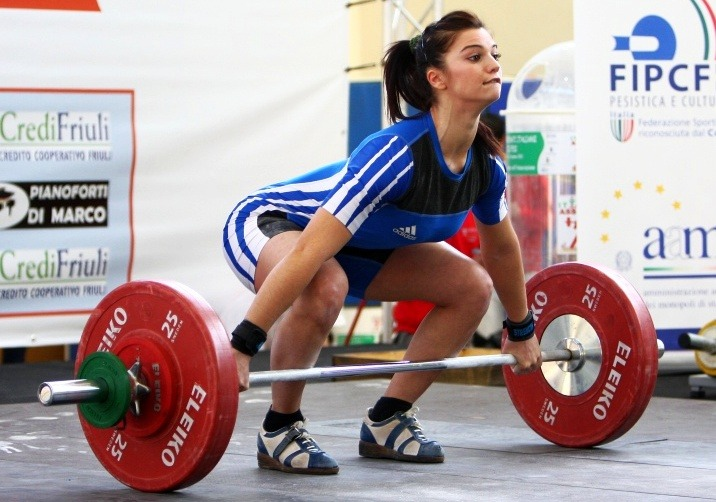
#> input picture 영상처리 튜토리얼/images/test.jpg, 716 x 502 px
$ python '23.이미지히스토그램.py'
#> lines starting #> are read from the running program, lines starting #| are printed output that depends on the picture
import numpy as np
import cv2
import matplotlib.pyplot as plt

def histogram():
    img1 = cv2.imread('images/test.jpg',cv2.IMREAD_GRAYSCALE)
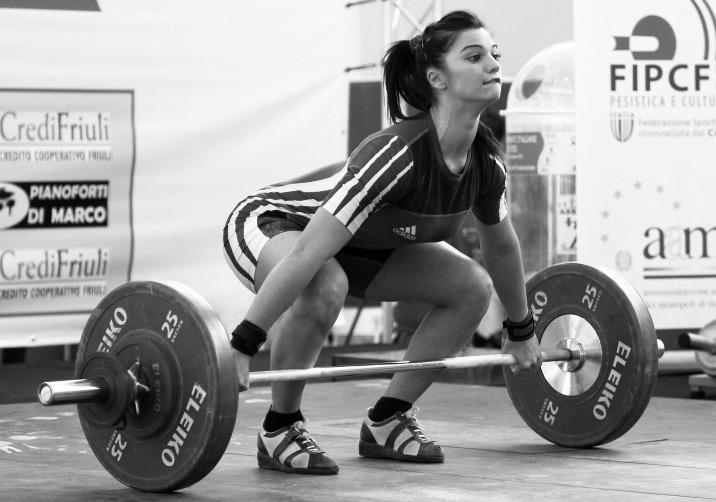
#> img1: shape (502, 716); min 0, max 255, mean 157
    img2 = cv2.imread('images/test.jpg')
#> img2 is the input picture: shape (502, 716, 3); mean B, G, R 154.6, 152.2, 167.4

    hist1 = cv2.calcHist([img1],[0],None,[256],[0,256])
#> hist1 = 256 values, max 10382 at index 243, min 150 at index 254, mean 1404

    hist2, bins = np.histogram(img1.ravel(),256,[0,256])
#> hist2 has the same summary as hist1; bins = 257 values from 0 to 256

    hist3 = np.bincount(img1.ravel(),minlength=256)
#> hist3 has the same summary as hist1

    plt.hist(img1.ravel(),256,[0,256])

    color = ('b','g','r')
    for i, col in enumerate(color):
        hist = cv2.calcHist([img2],[i],None,[256],[0,256])
        plt.plot(hist,color=col)
        plt.xlim([0,256])

    plt.show()
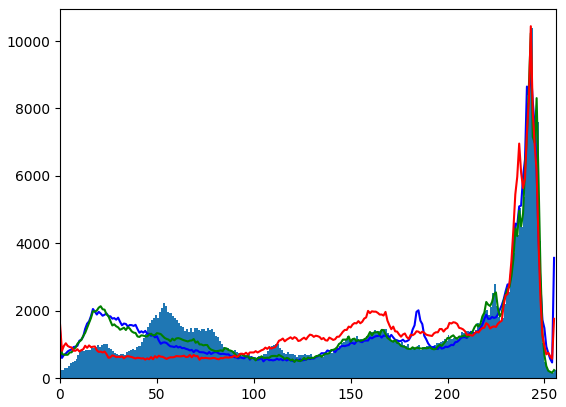
#> figure drawn by matplotlib, 1 panel; tallest bar 10382 high, from x = 243 to 244; curve peaks at x = 243, y = 9180; curve peaks at x = 243, y = 10231; curve peaks at x = 243, y = 10439

histogram()

$ run again, with 영상처리 튜토리얼/images/face.jpg copied over 영상처리 튜토리얼/images/test.jpg
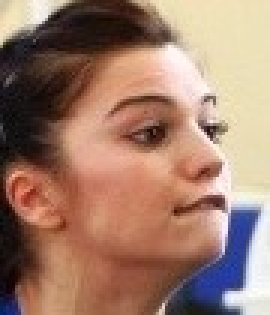
#> input picture 영상처리 튜토리얼/images/face.jpg, 90 x 105 px (shown 3 times larger)
#> in histogram, `img1 = cv2.imread('images/test.jpg',cv2.IMREAD_GRAYSCALE)`:
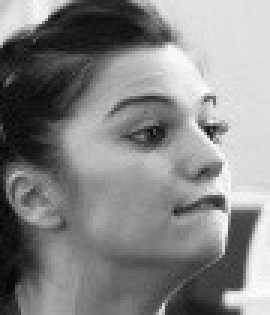
#> img1: shape (105, 90) (shown 3 times larger); min 2, max 255, mean 133.5
#> in histogram, img2 is the input picture: shape (105, 90, 3); mean B, G, R 107.8, 124.9, 159.9
#> hist1 = 256 values, max 306 at index 224, min 0 at index 0, mean 36.91
#> hist2 has the same summary as hist1; bins = 257 values from 0 to 256
#> hist3 has the same summary as hist1
#> in histogram, `plt.show()`:
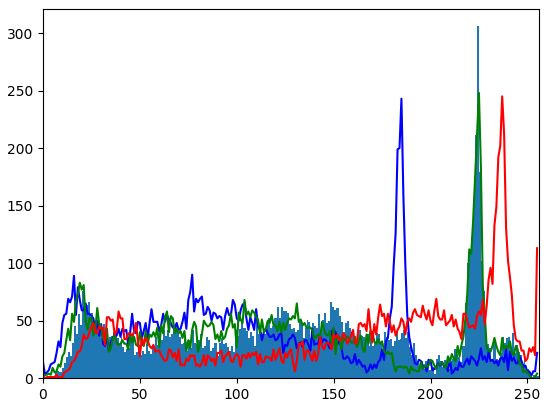
#> figure drawn by matplotlib, 1 panel; tallest bar 306 high, from x = 224 to 225; curve peaks at x = 185, y = 243; curve peaks at x = 225, y = 248; curve peaks at x = 237, y = 245

$ run again, with 영상처리 튜토리얼/images/earth.PNG saved as 영상처리 튜토리얼/images/test.jpg
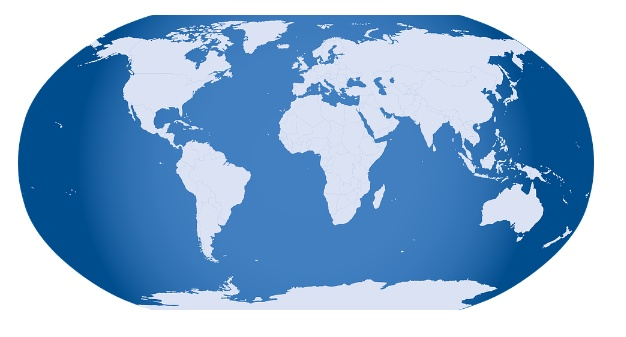
#> input picture 영상처리 튜토리얼/images/earth.PNG, 626 x 337 px
#> in histogram, `img1 = cv2.imread('images/test.jpg',cv2.IMREAD_GRAYSCALE)`:
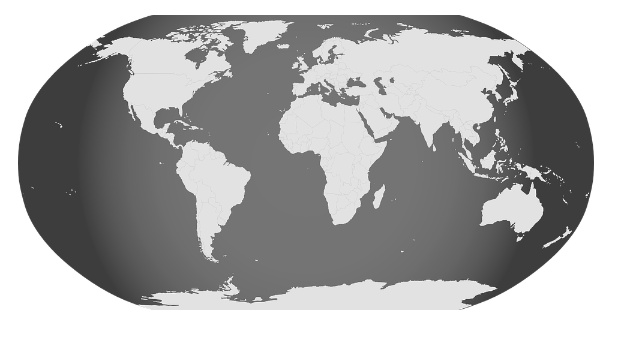
#> img1: shape (337, 626); min 42, max 255, mean 170.3
#> in histogram, img2 is the input picture: shape (337, 626, 3); mean B, G, R 211.7, 176.5, 142.2
#> hist1 = 256 values, max 60212 at index 255, min 0 at index 0, mean 824.1
#> hist2 has the same summary as hist1; bins = 257 values from 0 to 256
#> hist3 has the same summary as hist1
#> in histogram, `plt.show()`:
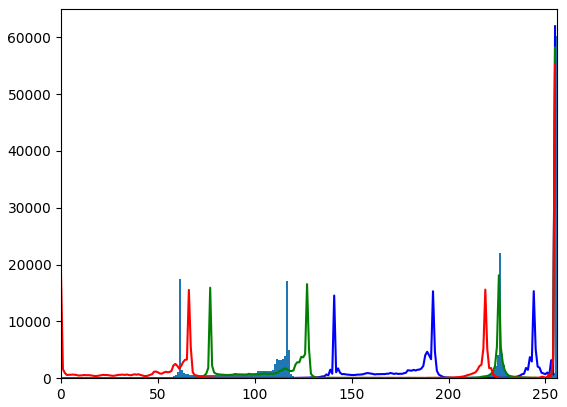
#> figure drawn by matplotlib, 1 panel; tallest bar 60212 high, from x = 255 to 256; curve peaks at x = 255, y = 61960; curve peaks at x = 255, y = 58179; curve peaks at x = 255, y = 55171
